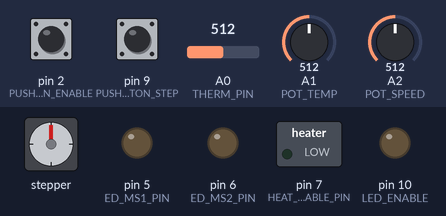
Recording of a sketch running on a simulated Arduino Uno, built with avr-gcc and run on an emulated ATmega328P. Shown: stepper motor, switched loads named in the sketch (green lamp = pin HIGH), output pins drawn as LEDs (lit = HIGH). Wiring (inferred from the names in the program): stepper motor driver (200 steps per turn assumed): step pin 3; direction pin 4; enable pin 8. Dashed ring = blinking. The inputs (shaded band) are chosen by the test bench; at power-on: pin 2 (PUSHBUTTON_ENABLE) HIGH, pin 9 (PUSHBUTTON_STEP) HIGH, A0 (THERM_PIN) = 512, A1 (POT_TEMP) = 512, A2 (POT_SPEED) = 512. Pins used as bus, display or sensor lines are not drawn; what the sketch prints to the serial monitor is not drawn.

Above: at 1.2 s.
1.3 s: pin 2 (PUSHBUTTON_ENABLE) pulled LOW for 0.15 s
At 1.9 s:
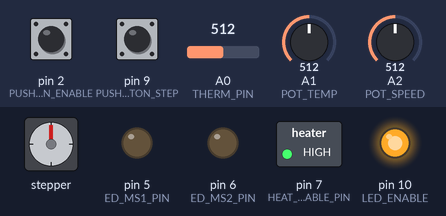
3.1 s: pin 2 (PUSHBUTTON_ENABLE) pulled LOW for 1 s
At 4.8 s:
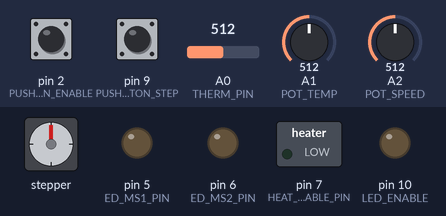
5.6 s: pin 2 (PUSHBUTTON_ENABLE) pulsed LOW 5 times (0.12 s each, 0.3 s apart)
At 5.81 s:
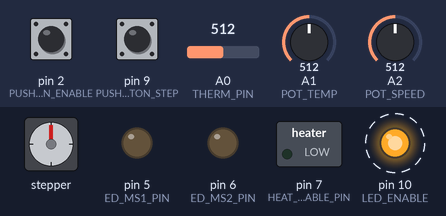
14.1 s: pin 2 (PUSHBUTTON_ENABLE) pulled LOW for 3.2 s
At 18.4 s:
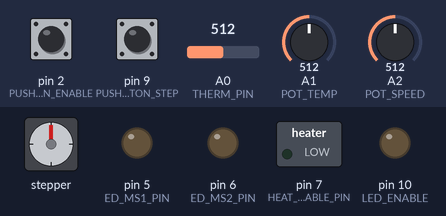
18.8 s: pin 2 (PUSHBUTTON_ENABLE) pulsed LOW 5 times (0.12 s each, 0.3 s apart)
At 19.72 s:
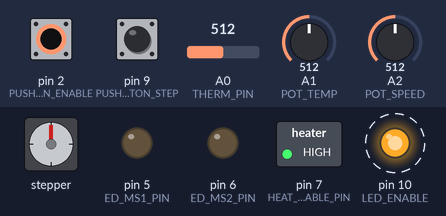
Timing chart, 0 to 21.8 s (numbered marks = the images above; inputs shaded):
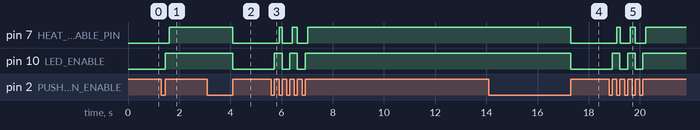

Measured:
- after the input at 1.3 s, pin 7 (HEAT_ENABLE_PIN): LOW → HIGH after 0.31 s; pin 10 (LED_ENABLE): LOW → HIGH after 0.15 s
- after the input at 3.1 s, pin 7 (HEAT_ENABLE_PIN), pin 10 (LED_ENABLE): HIGH → LOW after 1.0 s
- after the input at 5.6 s, pin 7 (HEAT_ENABLE_PIN): goes HIGH 0.12 s, LOW 0.40 s, HIGH 0.20 s, LOW 0.40 s, then HIGH, starting after 0.30 s; pin 10 (LED_ENABLE): alternates HIGH for 0.30 s and LOW for 0.30 s, 5 changes in all, then stays HIGH, starting after 0.12 s
- after the input at 14.1 s, pin 7 (HEAT_ENABLE_PIN), pin 10 (LED_ENABLE): HIGH → LOW after 3.2 s
- after the input at 18.8 s, pin 7 (HEAT_ENABLE_PIN): goes HIGH 0.12 s, LOW 0.40 s, HIGH 0.20 s, LOW 0.40 s, then HIGH, starting after 0.30 s; pin 10 (LED_ENABLE): alternates HIGH for 0.30 s and LOW for 0.30 s, 5 changes in all, then stays HIGH, starting after 0.12 s

The sketch:

3D_gluer.ino
```cpp
// Includes

#include "3D_gluer.h"


// Defines
#define CLR(x,y) (x&=(~(1<<y)))
#define SET(x,y) (x|=(1<<y))


// Global variables
float temp = 0;
//int samples[THERM_NBR_SAMPLES];
bool last_ed_on = false;
bool enable = false;


void setup() {

#if DEBUG
  Serial.begin(115200);
  Serial.println("Setup start");
#endif

  setup_enable_rutine();
  setup_ed_stepper();
  setup_heater();
  setup_ADC();
  setup_pushbutton_step();

}


void loop() {

  if (enable == true) {
    temp = read_thermistor();
    int set_temp = read_temp_pot();

    if  (temp < HEAT_LOWER_LIMIT) {
      heater_on();
    } else if (temp > HEAT_UPPER_LIMIT) {
      heater_off();
    }

    int set_speed = read_speed_pot();

#if 0
    Serial.print("Speed: ");
    Serial.println(set_speed);
    Serial.print("Temp: ");
    Serial.println(set_temp);
#endif

//    int pushbutton_pressed = digitalRead(PUSHBUTTON_STEP);
    int pushbutton_pressed = (PINB & PUSHBUTTON_STEP_PORTB) >> 1;
    if ( (pushbutton_pressed == LOW) && (temp > (HEAT_UPPER_LIMIT) * HEATER_WARM_ENOUGH_SCALE) ) {
      ed_steps_forward();
      last_ed_on = true;
    } else if (last_ed_on == true) {
      ed_steps_backward();
      last_ed_on = false;
    }
  } else {
#if DEBUG
    Serial.println("Not enabled");
    heater_off();
    delay(200);
#endif
  }

}


void setup_heater() {
#if DEBUG
  Serial.println("Setup heater");
#endif
  pinMode(HEAT_ENABLE_PIN, OUTPUT);
  heater_off();
}


void setup_ADC() {
#if DEBUG
  Serial.println("Setup thermistor");
#endif
  ADCSRA &= ~(bit (ADPS0) | bit (ADPS1) | bit (ADPS2)); // clear prescaler bits
  ADCSRA |= bit (ADPS0) | bit (ADPS2);                 //  32
  analogReference(EXTERNAL);
}

float read_thermistor() {
//  uint8_t i;
//  float average;

//  for (i = 0; i < THERM_NBR_SAMPLES; i++) {
//    samples[i] = analogRead(THERM_PIN);
//    //delay(10);
//  }

  int reading = analogRead(THERM_PIN);

//  average = 0;
//  for ( i = 0; i < THERM_NBR_SAMPLES; i++) {
//    average += samples[i];
//  }
//  average /= THERM_NBR_SAMPLES;

//  // convert the value to resistance
//  average = 1023 / average - 1;
//  average = THERM_SERIES_RES / average;

  reading = 1023 / reading - 1;
  reading = THERM_SERIES_RES / reading;

  float steinhart;
  steinhart = reading / THERM_NOM;              // (R/Ro)
  steinhart = log(steinhart);                   // ln(R/Ro)
  steinhart /= THERM_B_COEFF;                   // 1/B * ln(R/Ro)
  steinhart += 1.0 / (THERM_TEMP_NOM + 273.15); // + (1/To)
  steinhart = 1.0 / steinhart;                  // Invert
  steinhart -= 273.15;                          // convert to C

#if DEBUG
  Serial.print("Temp: ");
  Serial.print(steinhart);
  Serial.println(" °C");
#endif

  return steinhart;
}


void heater_on() {
#if DEBUG
  //Serial.println("Heater on");
#endif
//  digitalWrite(HEAT_ENABLE_PIN, HIGH);
  SET(PORTD, HEAT_ENABLE_PIN);
}

void heater_off() {
#if DEBUG
  //Serial.println("Heater off");
#endif
//  digitalWrite(HEAT_ENABLE_PIN, LOW);
  CLR(PORTD, HEAT_ENABLE_PIN);
}

void setup_ed_stepper() {
#if DEBUG
  Serial.println("setup ED stepper");
#endif
  pinMode(ED_STEP_PIN, OUTPUT);
  pinMode(ED_DIR_PIN, OUTPUT);
  pinMode(ED_MS1_PIN, OUTPUT);
  pinMode(ED_MS2_PIN, OUTPUT);
  pinMode(ED_ENABLE_PIN, OUTPUT);

  reset_ed_pins();
}

void reset_ed_pins()
{
#if DEBUG
  Serial.println("Reset ED pins");
#endif
  digitalWrite(ED_STEP_PIN, LOW);
  digitalWrite(ED_DIR_PIN, LOW);
  digitalWrite(ED_MS1_PIN, LOW);
  digitalWrite(ED_MS2_PIN, LOW);
  digitalWrite(ED_ENABLE_PIN, HIGH);
}


void ed_steps_forward() {
//  digitalWrite(ED_ENABLE_PIN, LOW);
  CLR(PORTB,ED_ENABLE_PIN_PORTB);
  int x;
#if DEBUG
  Serial.println("Forward");
#endif
//  digitalWrite(ED_DIR_PIN, LOW); //Pull direction pin low to move "forward"
  CLR(PORTD, ED_DIR_PIN);
  for (x = 0; x < ED_STEP_SIZE_FORWARD; x++) //Loop the forward stepping enough times for motion to be visible
  {
//    digitalWrite(ED_STEP_PIN, HIGH); //Trigger one step forward
    SET(PORTD, ED_STEP_PIN);
    delay(1);
//    digitalWrite(ED_STEP_PIN, LOW); //Pull step pin low so it can be triggered again
    CLR(PORTD, ED_STEP_PIN);
    delay(1);
  }

//  digitalWrite(ED_ENABLE_PIN, HIGH);
    SET(PORTB, ED_ENABLE_PIN_PORTB);

}

void ed_steps_backward() {
//  digitalWrite(ED_ENABLE_PIN, LOW);
  CLR(PORTB, ED_ENABLE_PIN_PORTB);
  int x;
#if DEBUG
  Serial.println("Backward");
#endif
//  digitalWrite(ED_DIR_PIN, HIGH); //Pull direction pin high to move "forward"
  SET(PORTD, ED_DIR_PIN);
  for (x = 0; x < ED_STEP_SIZE_BACKWARD; x++) //Loop the forward stepping enough times for motion to be visible
  {
//    digitalWrite(ED_STEP_PIN, HIGH); //Trigger one step forward
    SET(PORTD, ED_STEP_PIN);
    delay(1);
//    digitalWrite(ED_STEP_PIN, LOW); //Pull step pin low so it can be triggered again
    CLR(PORTD, ED_STEP_PIN);
    delay(1);
  }

//  digitalWrite(ED_ENABLE_PIN, HIGH);
  SET(PORTB, ED_ENABLE_PIN_PORTB);

}


void setup_pushbutton_step() {
#if DEBUG
  Serial.println("Pushbutton step setup");
#endif
  pinMode(PUSHBUTTON_STEP, INPUT_PULLUP);
}

void setup_enable_rutine() {
#if DEBUG
  Serial.println("Enable rutine setup");
#endif
  pinMode(LED_ENABLE, OUTPUT);
  pinMode(PUSHBUTTON_ENABLE, INPUT_PULLUP);
  attachInterrupt(digitalPinToInterrupt(PUSHBUTTON_ENABLE), isr_handler, RISING);
  enable = false;
}

void isr_handler() {
  if (enable == true) {
    enable = false;
//    digitalWrite(LED_ENABLE, LOW);
    CLR(PORTB, LED_ENABLE_PORTB);

  } else {
    enable = true;
//    digitalWrite(LED_ENABLE, HIGH);
    SET(PORTB, LED_ENABLE_PORTB);
  }
}


int read_speed_pot() {
  int value = analogRead(POT_SPEED);
  return map(value, 0, 1023, 0, 100);

}

int read_temp_pot() {
  int value = analogRead(POT_TEMP);
  return map(value, 0, 1023, -50, 50);
}
```

3D_gluer.h
```cpp
//EasyDriver def
#define ED_STEP_PIN           3
#define ED_DIR_PIN            4
#define ED_MS1_PIN            5
#define ED_MS2_PIN            6
#define ED_ENABLE_PIN         8
#define ED_ENABLE_PIN_PORTB   0

#define ED_STEP_SIZE_FORWARD  20
#define ED_STEP_SIZE_BACKWARD 300

// Thermistor def
#define THERM_PIN         A0
#define THERM_NOM         100000
#define THERM_TEMP_NOM    25
#define THERM_NBR_SAMPLES 1
#define THERM_B_COEFF     4267
#define THERM_SERIES_RES  10000

// Potentiometer def
#define POT_TEMP          A1
#define POT_SPEED         A2


// Heater def
#define HEAT_ENABLE_PIN   7
#define HEAT_UPPER_LIMIT  215
#define HEAT_LOWER_LIMIT  212
#define HEATER_WARM_ENOUGH_SCALE 0.8

// Pushbutton
#define PUSHBUTTON_STEP   9
#define PUSHBUTTON_STEP_PORTB   B00000010
#define PUSHBUTTON_ENABLE 2
#define LED_ENABLE        10
#define LED_ENABLE_PORTB  2

#define DEBUG             1


void setup_ed_stepper();
void reset_ed_pins();
void setup_ADC();
void setup_pushbutton();
void setup_heater();
float read_thermistor();
void heater_on();
void heater_off();
void ed_steps_forward();
void ed_steps_backward();
void setup_pushbutton();
int read_speed_pot();
int read_temp_pot();
```
